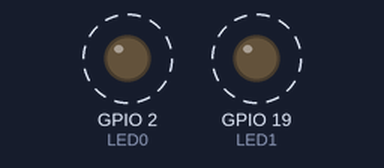
This sketch was run on a simulated ESP32. Shown: output pins drawn as LEDs (lit = HIGH). Dashed ring = blinking.

Above: at 0.2 s.
Timing chart, 0 to 4.6 s (numbered marks = the images above):
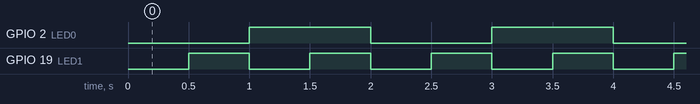

Measured:
- by itself, GPIO 2 (LED0): alternates HIGH for 1.0 s and LOW for 1.0 s
- by itself, GPIO 19 (LED1): alternates HIGH for 0.50 s and LOW for 0.50 s, 10 changes in all, then stays LOW

The sketch:

diy4-4.ino
```cpp
#define LED0 2
#define LED1 19        // 外接LED的接腳

volatile bool state0 = 0;   // 紀錄內建LED的狀態
volatile bool state1 = 0;   // 紀錄外接LED的狀態
volatile byte counter = 0;  // 計數器

portMUX_TYPE mux0 = portMUX_INITIALIZER_UNLOCKED; // 資源鎖0
portMUX_TYPE mux1 = portMUX_INITIALIZER_UNLOCKED; // 資源鎖1

hw_timer_t * timer0;   // 計時器物件0
hw_timer_t * timer1;

void IRAM_ATTR onTimer0() {
  portENTER_CRITICAL(&mux0);
  state0 = !state0;
  digitalWrite(LED0, state0);
  portEXIT_CRITICAL(&mux0);
}

void IRAM_ATTR onTimer1() {
  portENTER_CRITICAL(&mux1);
  state1 = !state1;
  digitalWrite(LED1, state1);
  if (++counter == 10) {
    if (timer1 != NULL) {
    #if ESP_ARDUINO_VERSION < ESP_ARDUINO_VERSION_VAL(3, 0, 0)
      timerAlarmDisable(timer1);  // 用於2.x版
    #endif
      timerDetachInterrupt(timer1);
      timerEnd(timer1);
      timer1 = NULL;
    }
  }
  portEXIT_CRITICAL(&mux1);
}

void setup() {
  pinMode(LED0, OUTPUT);
  pinMode(LED1, OUTPUT);

#if ESP_ARDUINO_VERSION >= ESP_ARDUINO_VERSION_VAL(3, 0, 0)
  timer0 = timerBegin(1e6);  // 1e6 = 1000000，1MHz
  timer1 = timerBegin(1e6);

  timerAttachInterrupt(timer0, &onTimer0);
  timerAttachInterrupt(timer1, &onTimer1);

  timerAlarm(timer0, 1e6, true, 0);  // 1000ms
  timerAlarm(timer1, 5e5, true, 0);  // 500ms
#else
  timer0 = timerBegin(0, 80, true);  // 設置計時器0
  timer1 = timerBegin(1, 80, true);  // 設置計時器1

  timerAttachInterrupt(timer0, &onTimer0, true);
  timerAttachInterrupt(timer1, &onTimer1, true);

  timerAlarmWrite(timer0, 1000000, true);   // 1000ms（1秒）
  timerAlarmWrite(timer1, 500000, true);    // 500ms（0.5秒）

  timerAlarmEnable(timer0);  // 啟動計時器
  timerAlarmEnable(timer1);
#endif
}

void loop() { }
```
